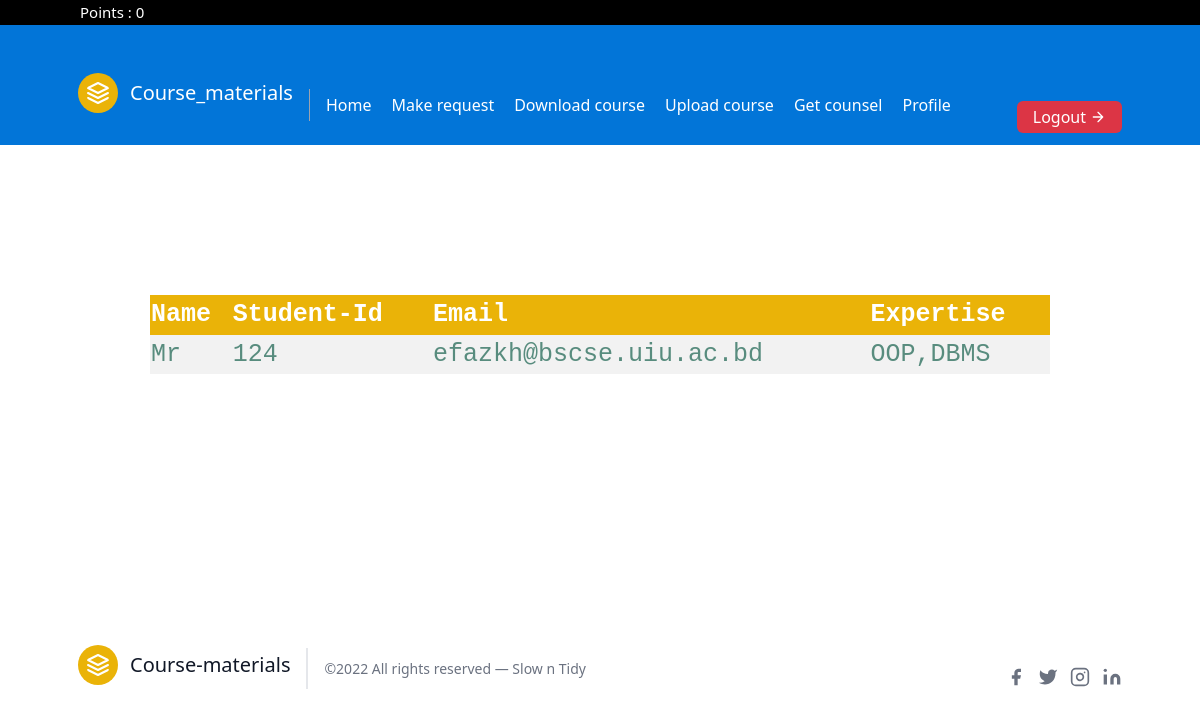
The app's page /counselling.php (signed in) with its own data.
### tables this page shows
CREATE TABLE `student` (
  `id` int(11) NOT NULL,
  `student_id` int(11) NOT NULL,
  `student_name` varchar(100) NOT NULL,
  `email` varchar(100) NOT NULL,
  `department_name` varchar(100) NOT NULL,
  `student_pass` varchar(100) NOT NULL,
  `expertise` varchar(500) NOT NULL,
  `points` float NOT NULL DEFAULT 1
);

### counselling.php (the view, shortened to what this page needs)
<?php
    include('config/db_connect.php');
?>
<!DOCTYPE html>
<html lang="en">
    <head>
</head>
<?php include('templates/points.php');?>
<?php include('templates/profileHeader.php');?>
<section style="margin: 150px;">
    <div>
<table>
<tr style="padding: 30px;">
<th>Name</th>
<th>Student-Id</th>
<th>Email</th>
<th>Expertise</th>
</tr>
<?php
    $sql = "Select student_name,student_id,email,expertise from student";
    $result = mysqli_query($conn,$sql);
    $resultCheck = mysqli_num_rows($result);
    if($resultCheck > 0){
        while($row = mysqli_fetch_assoc($result)){
            if($row['expertise']!=''){
                echo "<tr><td>" . $row["student_name"]."</td><td>" . $row["student_id"]. "</td><td>" . $row["email"] . "</td><td>"
                . $row["expertise"]. "</td></tr>";
            }
        }
    echo "</table>";
} else { echo "0 results"; }
    ?>
</div>
</section>
<?php include('templates/footer.php');?>

### templates/points.php
<?php
    include('config/db_connect.php');
    $email = $_SESSION['email'];
    $sql = "SELECT points FROM student WHERE email='$email'";
    $result2 = mysqli_query($conn,$sql);
    $studentTemp = mysqli_fetch_array($result2);
?>
<p style="width: 100%;background-color :black;color:white;padding-left: 80px;margin:0%"> Points : <?php echo $studentTemp['points'];?></p>

### css/upload-file.css (style rules this page uses)
p { font-size: 15px; line-height: 25px !important; font-weight: 500; }

### counselling.php (style rules this page uses)
table { border-collapse: collapse; width: 100%; color: #588c7e; font-family: monospace; font-size: 25px; text-align: left; }
th { background-color: #EAB308; color: white; }
tr:nth-child(even) { background-color: #f2f2f2 }

### records on screen
student: points "0", student_name "Mr", student "124", email "efazkh@bscse.uiu.ac.bd", expertise "OOP,DBMS"
